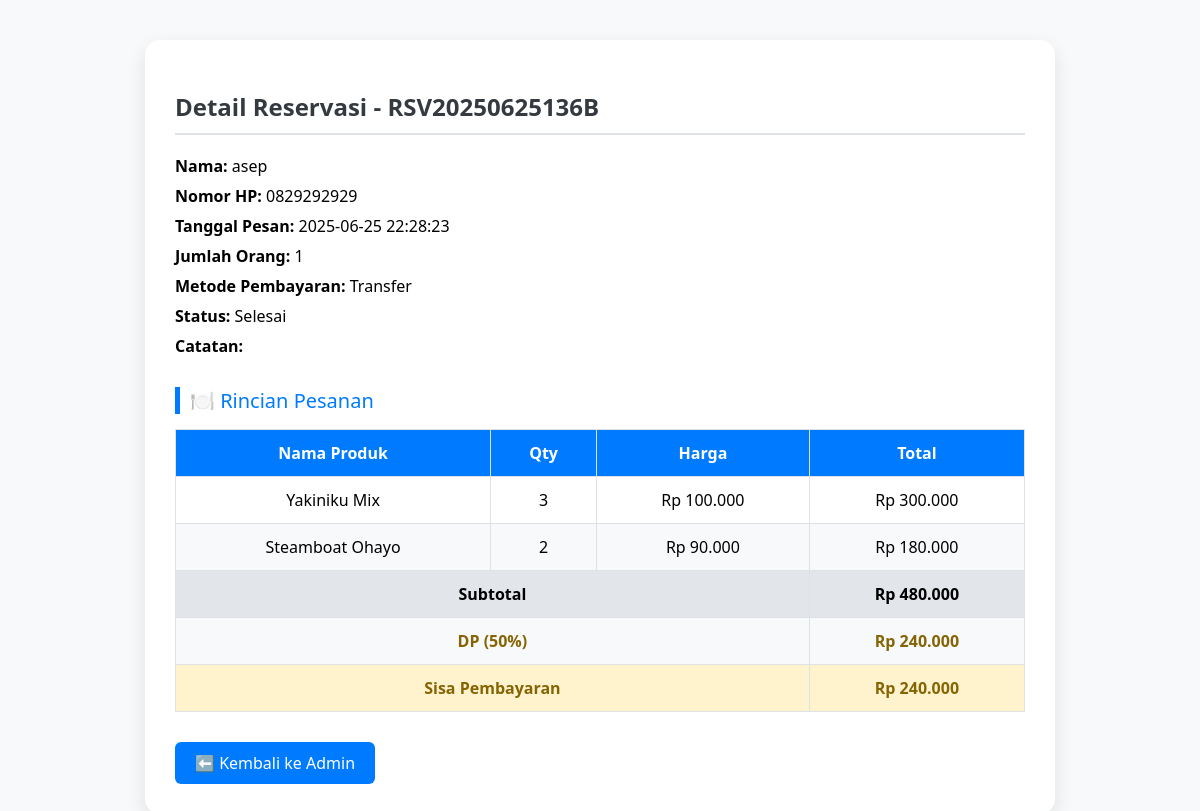
Page /detail_reservasi.php?id=3 on the committed database.
### tables this page shows
CREATE TABLE `reservasi` (
  `id` int(11) NOT NULL,
  `order_id` varchar(20) NOT NULL,
  `nama_pelanggan` varchar(100) NOT NULL,
  `nomor_hp` varchar(15) NOT NULL,
  `tanggal_pesanan` datetime NOT NULL,
  `jumlah_orang` int(11) DEFAULT 1,
  `metode_pembayaran` varchar(20) NOT NULL,
  `tipe_pesanan` varchar(20) NOT NULL COMMENT 'Dine-In/Takeaway',
  `catatan` text DEFAULT NULL,
  `subtotal` decimal(12,2) NOT NULL,
  `pajak` decimal(12,2) NOT NULL,
  `dp` decimal(12,2) NOT NULL COMMENT 'Down Payment',
  `total_pembayaran` decimal(12,2) NOT NULL,
  `status` varchar(20) DEFAULT 'Menunggu Konfirmasi',
  `bukti_pembayaran` longtext DEFAULT NULL,
  `created_at` timestamp NOT NULL DEFAULT current_timestamp(),
  `updated_at` timestamp NOT NULL DEFAULT current_timestamp() ON UPDATE current_timestamp()
);

CREATE TABLE `reservasi_items` (
  `id` int(11) NOT NULL,
  `order_id` varchar(20) NOT NULL,
  `nama_produk` varchar(100) NOT NULL,
  `kuantitas` int(11) NOT NULL,
  `harga` decimal(12,2) NOT NULL,
  `total` decimal(12,2) NOT NULL,
  `created_at` timestamp NOT NULL DEFAULT current_timestamp()
);

### detail_reservasi.php (the view, shortened to what this page needs)
<?php
include 'koneksi.php';
$id = $_GET['id'];
$q = mysqli_query($conn, "SELECT * FROM reservasi WHERE id = '$id'");
$data = mysqli_fetch_assoc($q);
?>
<!DOCTYPE html>
<html>
<head>
</head>
<body>
  <div class="container">
    <h2>Detail Reservasi - <?= $data['order_id']; ?></h2>
    <p><strong>Nama:</strong> <?= $data['nama_pelanggan']; ?></p>
    <p><strong>Nomor HP:</strong> <?= $data['nomor_hp']; ?></p>
    <p><strong>Tanggal Pesan:</strong> <?= $data['tanggal_pesanan']; ?></p>
    <p><strong>Jumlah Orang:</strong> <?= $data['jumlah_orang']; ?></p>
    <p><strong>Metode Pembayaran:</strong> <?= $data['metode_pembayaran']; ?></p>
    <p><strong>Status:</strong> <?= $data['status']; ?></p>
    <p><strong>Catatan:</strong> <?= $data['catatan']; ?></p>
    <div class="section-title">🍽️ Rincian Pesanan</div>
    <table>
      <thead>
        <tr>
          <th>Nama Produk</th>
          <th>Qty</th>
          <th>Harga</th>
          <th>Total</th>
        </tr>
      </thead>
      <tbody>
        <?php
        $orderId = $data['order_id'];
        $queryItems = mysqli_query($conn, "SELECT * FROM reservasi_items WHERE order_id = '$orderId'");
        $grandTotal = 0;
        while ($item = mysqli_fetch_assoc($queryItems)) {
          echo "<tr>
                  <td>{$item['nama_produk']}</td>
                  <td>{$item['kuantitas']}</td>
                  <td>Rp " . number_format($item['harga'], 0, ',', '.') . "</td>
                  <td>Rp " . number_format($item['total'], 0, ',', '.') . "</td>
                </tr>";
          $grandTotal += $item['total'];
        }
        $dp = $grandTotal * 0.5;
        $sisa = $grandTotal - $dp;
        ?>
        <tr class="total-row">
          <td colspan="3">Subtotal</td>
          <td>Rp <?= number_format($grandTotal, 0, ',', '.'); ?></td>
        </tr>
        <tr class="highlight">
          <td colspan="3">DP (50%)</td>
          <td>Rp <?= number_format($dp, 0, ',', '.'); ?></td>
        </tr>
        <tr class="highlight">
          <td colspan="3">Sisa Pembayaran</td>
          <td>Rp <?= number_format($sisa, 0, ',', '.'); ?></td>
        </tr>
      </tbody>
    </table>
    <a href="admin.php" class="back-btn">⬅️ Kembali ke Admin</a>
  </div>
</body>
</html>

### detail_reservasi.php (style rules this page uses)
body { font-family: 'Segoe UI', sans-serif; background: #f8f9fa; margin: 0; padding: 40px; }
.container { max-width: 850px; background: #fff; margin: auto; padding: 30px; border-radius: 15px; box-shadow: 0 8px 20px rgba(0,0,0,0.1); }
h2 { color: #343a40; border-bottom: 2px solid #dee2e6; padding-bottom: 10px; margin-bottom: 20px; }
p { margin: 8px 0; font-size: 16px; }
.section-title { margin-top: 30px; font-size: 20px; color: #007bff; border-left: 5px solid #007bff; padding-left: 10px; }
table { width: 100%; border-collapse: collapse; margin-top: 15px; }
thead { background-color: #007bff; color: white; }
th, td { padding: 12px; border: 1px solid #dee2e6; text-align: center; }
tr:nth-child(even) { background-color: #f8f9fa; }
.total-row td { font-weight: bold; background-color: #e2e6ea; }
.highlight { font-weight: bold; background-color: #fff3cd; color: #856404; }
.back-btn { margin-top: 30px; display: inline-block; background: #007bff; color: white; padding: 10px 20px; border-radius: 6px; text-decoration: none; transition: 0.3s; }

### rows in the picture
reservasi: order "RSV20250625136B", nama_pelanggan "asep", nomor_hp "0829292929", tanggal_pesanan "2025-06-25 22:28:23", jumlah_orang "1", metode_pembayaran "Transfer", status "Selesai"
reservasi_items: nama_produk "Yakiniku Mix", kuantitas "3", harga "100.000", total "300.000"
reservasi_items: nama_produk "Steamboat Ohayo", kuantitas "2", harga "90.000", total "180.000"

### other values in the picture
$grandTotal "480.000"
$dp "240.000"
$sisa "240.000"
